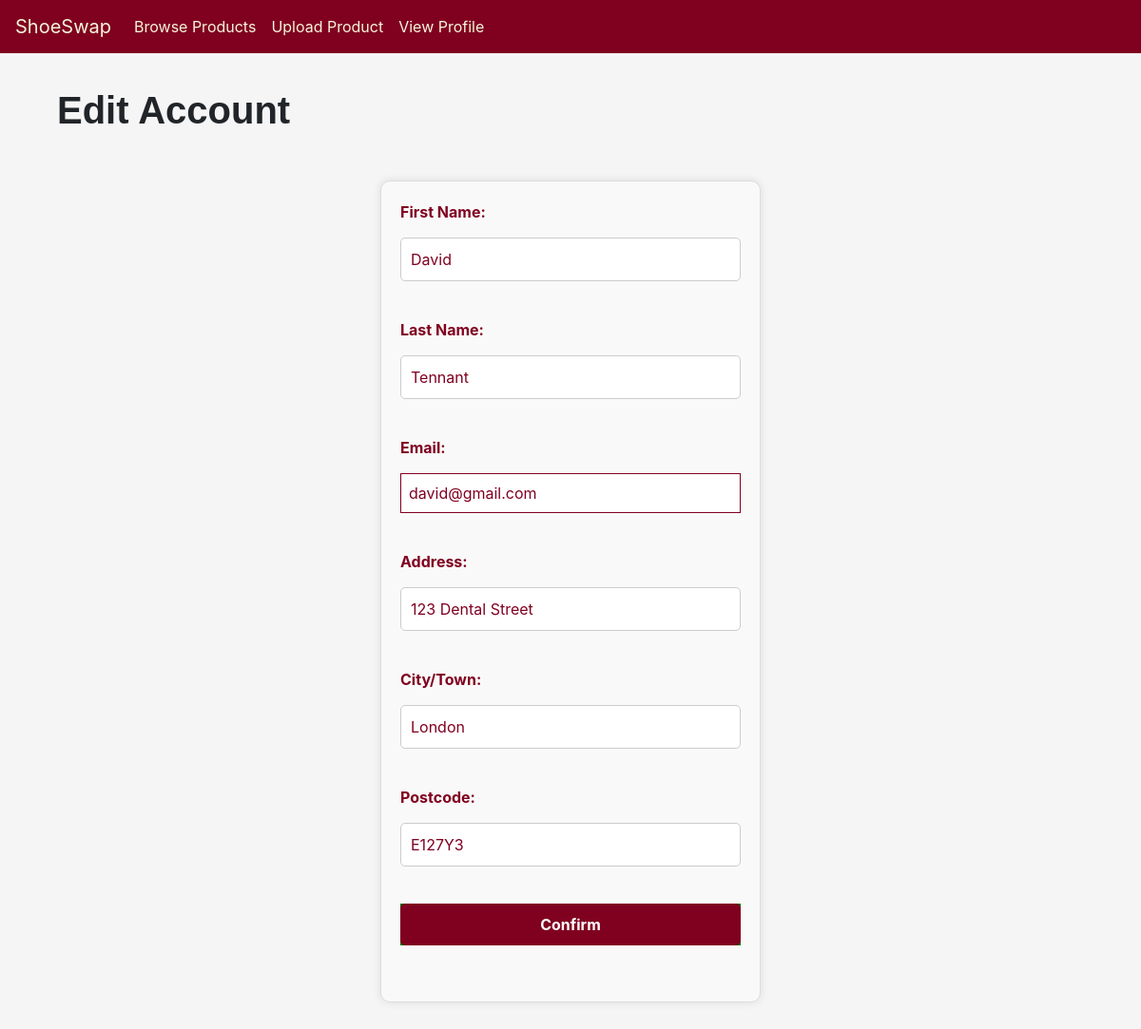
Screenshot of /edit-account/6 with the database file from the repository.
### app/models.py (models this page shows)
class Customers(UserMixin, db.Model):
    __tablename__='Customers'
    id = db.Column(db.Integer, primary_key=True)
    first_name = db.Column(db.String(30), nullable=False)
    last_name = db.Column(db.String(30), nullable=False)
    email = db.Column(db.String(100), unique=True, nullable=False)
    password = db.Column(db.String(200), nullable=False)

class Addresses(db.Model):
    __tablename__='Addresses'
    id = db.Column(db.Integer, primary_key=True)
    customer_id = db.Column(db.Integer, db.ForeignKey('Customers.id'), nullable=False)
    address_line1 = db.Column(db.String(100), nullable=False)
    city = db.Column(db.String(30), nullable=False)
    postcode = db.Column(db.String(10), nullable=False)

### app/views.py (the view, shortened to what this page needs)
@app.route('/edit-account/<int:id>', methods=['GET', 'POST'])
def editaccount(id):
    form=EditAccountForm()
    user= models.Customers.query.get(id)
    address = models.Addresses.query.filter_by(customer_id=id).first()
    if request.method == 'GET':
        form.first_name.data = user.first_name
        form.last_name.data = user.last_name
        form.email.data = user.email
        form.address_line1.data = address.address_line1
        form.city.data = address.city
        form.postcode.data = address.postcode
    return render_template("sign-up.html", title="Edit Details", form=form, new=False)

### app/forms.py
class EditAccountForm(FlaskForm):
    first_name = StringField('First Name', validators=[DataRequired(), Length(2, 30, message='i.e. John')])
    last_name = StringField('Last Name', validators=[DataRequired(), Length(2, 30, message='i.e. Doe')])
    email = EmailField('Email Address', validators=[DataRequired(), Email(), Length(10, 50, message='i.e. johndoe@gmail.com')])
    address_line1 = StringField('Address Line 1', validators=[DataRequired(), Length(2, 30, message="i.e. 123 Malory Street")])
    city = StringField('City', validators=[DataRequired(), Length(2, 30, message='i.e. Leeds')])
    postcode = StringField('Postcode', validators=[DataRequired(), Regexp(r'^[A-Z0-9 ]{5,8}$', message='Invalid postcode format.')])
    submit = SubmitField('Confirm')

### app/templates/sign-up.html (shortened to what this page needs)
{% extends "base.html" %}
 {% block content %}
 {% if new==True %}
    <h1 class="info">Sign Up</h1>
 {% else %}
    <h1 class="info">Edit Account</h1>
 {% endif %}
    <form action="" method="POST" id="login-signup">
        <div class="form-attributes">
            <p>
                <label>First Name:
                <div class="input">{{ form.first_name }}</div></label> <br>
            </p>
            <p>
                <label>Last Name:
                    <div class="input">{{ form.last_name }}</div></label><br>
            </p>
            <p>
                <label>Email:
                    <div class="input">{{ form.email }}</div></label> <br>
            </p>
            <p>
                <label>Address:
                <div class="input">{{ form.address_line1 }}</div></label><br>
            </p>
            <p>
                <label>City/Town:
                <div class="input">{{ form.city }}</div></label><br>
            </p>
            <p>
                <label>Postcode:
                <div class="input">{{ form.postcode }}</div></label><br>
            </p>
            <p>
                <label>
                <div class="submit">{{ form.submit }}</div></label><br>
            </p>
        </div>
    </form>
{% endblock %}

### app/static/base_styles.css (style rules this page uses)
html body { min-width: 480px; width:100%; background-color: whitesmoke; }
.info { padding-top: 3%; padding-left: 5%; font-family:'Gill Sans', 'Gill Sans MT', Calibri, 'Trebuchet MS', sans-serif; font-weight: bolder; }
#login-signup { width: 100%; padding: 5%; max-width: 400px; margin: 50px auto; padding: 20px; border: 1px solid #ddd; border-radius: 10px; background-color: #f9f9f9; box-shadow: 0 0 10px rgba(0, 0, 0, 0.1); }
#login-signup .form-attributes p { margin-bottom: 15px; }
#login-signup label { display: block; margin-bottom: 5px; font-weight: bold; color:#800020; }
#login-signup input { width: 100%; box-sizing: border-box; border: #800020 1px solid; padding: 8px; color:#800020; }
#login-signup input[type="text"], #login-signup input[type="password"] { width: 100%; padding: 10px; border: 1px solid #ccc; border-radius: 5px; box-sizing: border-box; }
#login-signup input[type="submit"] { width: 100%; padding: 10px; border: none; border-radius: 5px; background-color: #800020; color: white; font-weight: bold; cursor: pointer; }
.submit { background-color: green; }

### rows the page displays
Customers: first_name "David", last_name "Tennant", email "david@gmail.com"
Addresses: address_line1 "123 Dental Street", city "London", postcode "E127Y3"
